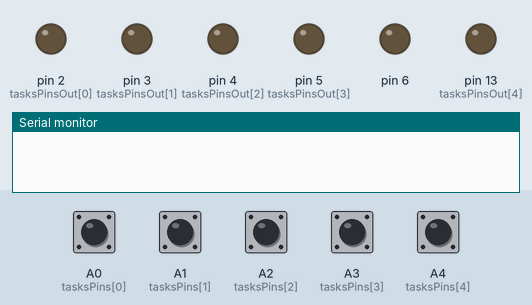
Simulated run of this sketch. Board: Arduino Uno, built with avr-gcc and run on an emulated ATmega328P. On the bench: output pins drawn as LEDs (lit = HIGH), the last lines printed to the serial monitor. Inputs (shaded band) come from the test bench; at power-on: A0 (tasksPins[0]), A1 (tasksPins[1]), A2 (tasksPins[2]), A3 (tasksPins[3]), A4 (tasksPins[4]) HIGH. WiFi joins after 1.5 s; servers stay silent unless stated; no MQTT or app messages arrive unless stated.

Above: at 4.2 s.
4.3 s: A0 (tasksPins[0]) pulled LOW for 0.15 s
At 4.9 s:
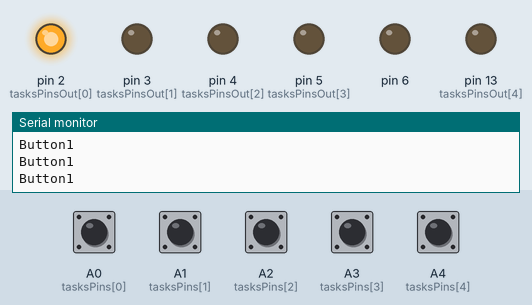
7.4 s: A1 (tasksPins[1]) pulled LOW for 0.15 s
At 8.5 s:
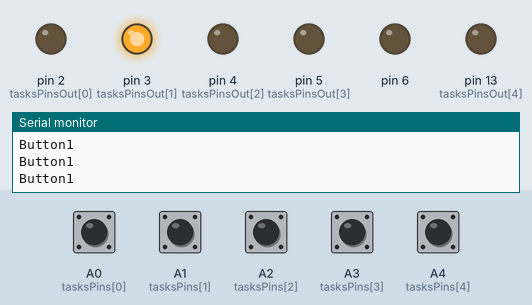
10.5 s: A2 (tasksPins[2]) pulled LOW for 0.15 s
At 10.8 s:
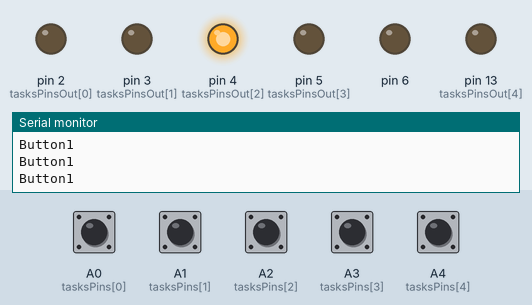
13.6 s: A3 (tasksPins[3]) pulled LOW for 0.15 s
At 14.4 s:
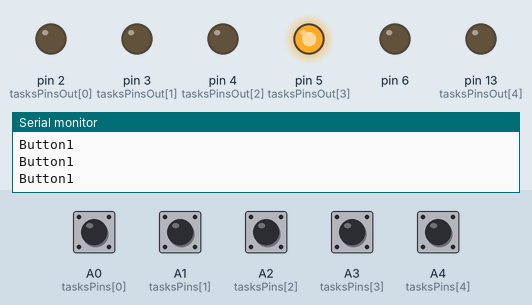
16.7 s: A4 (tasksPins[4]) pulled LOW for 0.15 s
At 17.9 s:
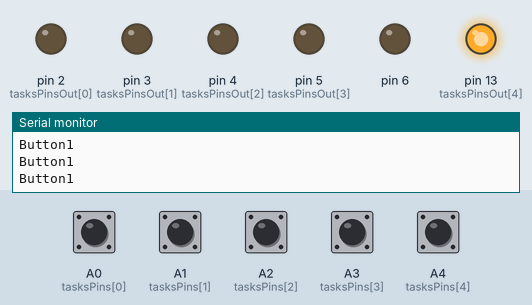
Timing chart, 0 to 20.4 s (numbered marks = the images above; inputs shaded):
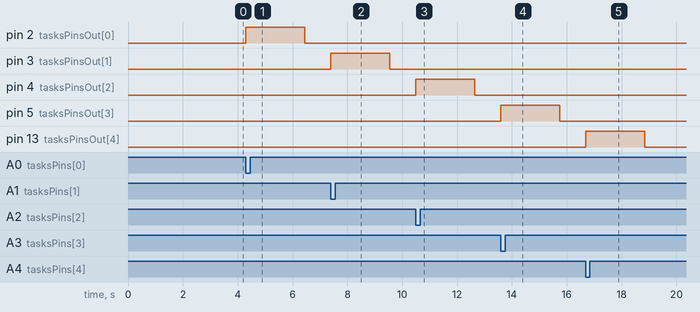

The sketch:

testMQTTpost10.ino
```cpp
#include <SPI.h>
#include <Ethernet.h>
#include <PubSubClient.h>
EthernetClient ethClient;
PubSubClient client(ethClient);
/* НАСТРОЙКИ СЕТИ */
byte mac[]    = {  0xDE, 0xED, 0xBA, 0xFE, 0xFE, 0xED };
IPAddress ip(192, 168, 0, 111);//мой айпи адрес
IPAddress server(188, 242, 123, 156);//внешний айпи сервера
IPAddress gateway(192, 168, 0, 1);//router
IPAddress myip;//айпи устройства есл и dhcp
/* НАСТРОЙКИ СЕТИ КОНЕЦ*/
/*
 * КОНТРОЛЛЕР ПИШЕТ В СТАТУСЫ
 * СЕРВЕР ПИШЕТ В ТРИГГЕРЫ
 *
 */
//Количество игровых и неигровых элементов, которыми необходимо управлять
const int numberOfTasks = 5;//количество заданий

unsigned long started_at;//когда началась игра
int game_started;//статус игры( их 3)
//boolean game_power;

//Текущее стостояние загадки решена\не решена - изменяется контроллером
byte statesGame[numberOfTasks];
//Предыдущее стостояние загадки решена\не решена - изменяется контроллером
byte last_statesGame[numberOfTasks];
/*
    Предлагаю использовать триггеры для решения задачи
    Т.е. триггер будет читаться кодом и, если надо, затираться.
    Смысл триггера заключается в описании воздействия интерфейса и игровой логики на дальнейший код
*/
byte statesTriggers[numberOfTasks];//триггеры заданий, сбрасываются после отработки

//Имена топиков по количеству numberOfTasks
//возвращает имя топика по номеру задания

char* get_name(int num) {
  char* topic1;
  switch (num) {
    case 0:
      topic1 = "podpol/tasks/states/task1";
      break;
    case 1:
      topic1 = "podpol/tasks/states/task2";
      break;
    case 2:
      topic1 = "podpol/tasks/states/task3";
      break;
    case 3:
      topic1 = "podpol/tasks/states/task4";
      break;
    case 4:
      topic1 = "podpol/tasks/states/task5";
      break;
    default:
      topic1 = "error";
      break;
  }
  return topic1;
}
char* get_name2(int num) {
  char* topic2;
  switch (num) {
    case 0:
      topic2 = "podpol/tasks/triggers/task1";
      break;
    case 1:
      topic2 = "podpol/tasks/triggers/task2";
      break;
    case 2:
      topic2 = "podpol/tasks/triggers/task3";
      break;
    case 3:
      topic2 = "podpol/tasks/triggers/task4";
      break;
    case 4:
      topic2 = "podpol/tasks/triggers/task5";
      break;
    default:
      topic2 = "error";
      break;
  }
  return topic2;
}
/* Отправка статусов игры в MQTT */
boolean send_states(boolean start) {//
  boolean wasSent = 0;
  if(!start){
  for (int i = 0; i < numberOfTasks; i++) {
    if (statesGame[i] != last_statesGame[i]) {

      //Отправить, когда не равно предыдущему
      char* topicName = get_name(i);
      if(statesGame[i]==1){
      client.publish(topicName, "1");
      }else{
      client.publish(topicName, "0");
      }
      // сохранить в last_statesGame новые статусы statesGame
      last_statesGame[i] = statesGame[i];
    }
  }
  }else{
    for (int i = 0; i < numberOfTasks; i++) {

      char* topicName = get_name(i);
      if(statesGame[i]==1){
      client.publish(topicName, "1");
      }else{
      client.publish(topicName, "0");
      }
      // сохранить в last_statesGame новые статусы statesGame
      last_statesGame[i] = statesGame[i];

    }
  }
  return wasSent;
}
void compare_states_and_send() {
  //общее сравнение, а затем в send_ проверяю каждое задание и отправляю, если надо
  if (statesGame != last_statesGame) {
    send_states(0);
  }
}
/* Отправка статусов игры КОНЕЦ*/
//режим игры старт стоп сборка
void sendGameState(){
  if(game_started==0){
     client.publish("podpol/states/game_now_state","0");
      }
      if(game_started==1){
     client.publish("podpol/states/game_now_state","1");
      }
      if(game_started==2){
     client.publish("podpol/states/game_now_state","2");
      }
  }

void callback(char* topic, byte* payload, unsigned int length) {
  /* ДЕЛАЕМ СЛЕДУЮЩЕЕ, КОГДА ПОЛУЧЕНЫ ДАННЫе
      можно выбрать топик на какой что деалем
      Serial.print(topic);
      можно брать байты из содержимого топика payload
      Отправить байты можно так:
      byte sendIt[3]={0b110000,0b110001,0b110010};
      client.publish("bytesTopic",sendIt,3);
      Вывести сообщение так:
        for (int i=0;i<length;i++) {
        Serial.print((char)payload[i]);}

  */
  /*Логика приема сигналов с триггеров*/
String str(topic);
 Serial.println(str);
  for(int b=0;b<numberOfTasks;b++){
    String str2(get_name2(b));
 if(str.equals(str2)){
  if(payload[0]==49){
    statesTriggers[b]=1;
    }else{
      statesTriggers[b]=0;
      }
  }
}
  if(str.equals("podpol/states/game_set_state")){
  if(payload[0]==49){
    game_started=1;
    started_at=millis();
    }
    if(payload[0]==48){
    game_started=0;
    }
    if(payload[0]==50){
    game_started=2;
    }
    sendGameState();
  }
  if(str.equals("podpol/states/update")||str.equals("$SYS/broker/clients/total")){
  sendGameState();
  send_states(1);
  }
  /*Логика приема сигналов с триггеров КОНЕЦ*/

}

void reconnect() {
  // Loop until we're reconnected
  while (!client.connected()) {
    if (client.connect("arduinoClient", "openhabian", "55566678")) {
      client.publish("controller_one/online", "yes");
      client.subscribe("inTopic");
      client.subscribe("podpol/states/update");
      client.subscribe("$SYS/broker/clients/total");
      /*Топики триггеров*/
      for(int i=0;i<numberOfTasks;i++){
      client.subscribe(get_name2(i));
      client.publish("controller_one/task", i);
      }
      /*Топики триггеров конец*/
       client.subscribe("podpol/states/game_set_state");

       char bufIP[60];
  sprintf(bufIP, "%d.%d.%d.%d", ip[0], ip[1], ip[2], ip[3]);
  client.publish("controller_one/ip_my", bufIP);
      send_states(1);
    } else {
      //retry to connect
      // Wait 5 seconds before retrying
      delay(5000);
    }
  }
}
/* Настройка пинов */

/* Настройка пинов 2*/

void setup()
{
  /*Настройка пинов игры */
  //входы - аналог А0-А4
  //выходы - 2 - 6
  pinMode(2,OUTPUT);
  pinMode(3,OUTPUT);
  pinMode(4,OUTPUT);
  pinMode(5,OUTPUT);
  pinMode(6,OUTPUT);
  pinMode(13,OUTPUT);
  digitalWrite(2,LOW);
  digitalWrite(3,LOW);
  digitalWrite(4,LOW);
  digitalWrite(5,LOW);
  digitalWrite(6,LOW);
  pinMode(A0,INPUT_PULLUP);
  pinMode(A1,INPUT_PULLUP);
  pinMode(A2,INPUT_PULLUP);
  pinMode(A3,INPUT_PULLUP);
  pinMode(A4,INPUT_PULLUP);
  /*Настройка пинов игры КОНЕЦ */
  Serial.begin(57600);

  Ethernet.begin(mac);
  myip = Ethernet.localIP();
  // Allow the hardware to sort itself out
  delay(1500);
  //Устанавливаем сервер и функцию, которая вызывается при обновлении топика, на который подписан
  client.setServer(server, 1883);
  client.setCallback(callback);
}
unsigned long started1[numberOfTasks];
unsigned long started2;

unsigned long sent_timer;

void sendTimer(){
  if(game_started==1){
  if((millis()-sent_timer)>1000){
    int game_time=(millis()-started_at)/1000;
    char bufTime[60];
    sprintf(bufTime, "%d",game_time+1500);
    client.publish("podpol/states/time",bufTime);
    sent_timer=millis();
    }
  }
  }
void loop()
{
  if (!client.connected()) {
    reconnect();
  }

  client.loop();
  //stringSend

  sendTimer();
  send_states(0);

//квест
tasks();

}
int tasksPins[5]={A0,A1,A2,A3,A4};
int tasksPinsOut[5]={2,3,4,5,13};
void tasks(){
   //task one
   for(int p=0;p<numberOfTasks;p++){
  if((digitalRead(tasksPins[p])==0)||(statesTriggers[p]==1)){
    digitalWrite(tasksPinsOut[p],HIGH);
    Serial.println("Button1");
    started1[p]=millis();
    statesTriggers[p]=0;
    statesGame[p]=1;
    }else{
      if((millis()-started1[p])>2000){
        digitalWrite(tasksPinsOut[p],LOW);
        statesGame[p]=0;
        }
      }
      }
      //
  }
```

Measured:
- after the input at 4.3 s, pin 2 (tasksPinsOut[0]): LOW → HIGH at once, → LOW 2.2 s later
- after the input at 7.4 s, pin 3 (tasksPinsOut[1]): LOW → HIGH at once, → LOW 2.2 s later
- after the input at 10.5 s, pin 4 (tasksPinsOut[2]): LOW → HIGH at once, → LOW 2.2 s later
- after the input at 13.6 s, pin 5 (tasksPinsOut[3]): LOW → HIGH at once, → LOW 2.2 s later
- after the input at 16.7 s, pin 13 (tasksPinsOut[4]): LOW → HIGH at once, → LOW 2.2 s later
